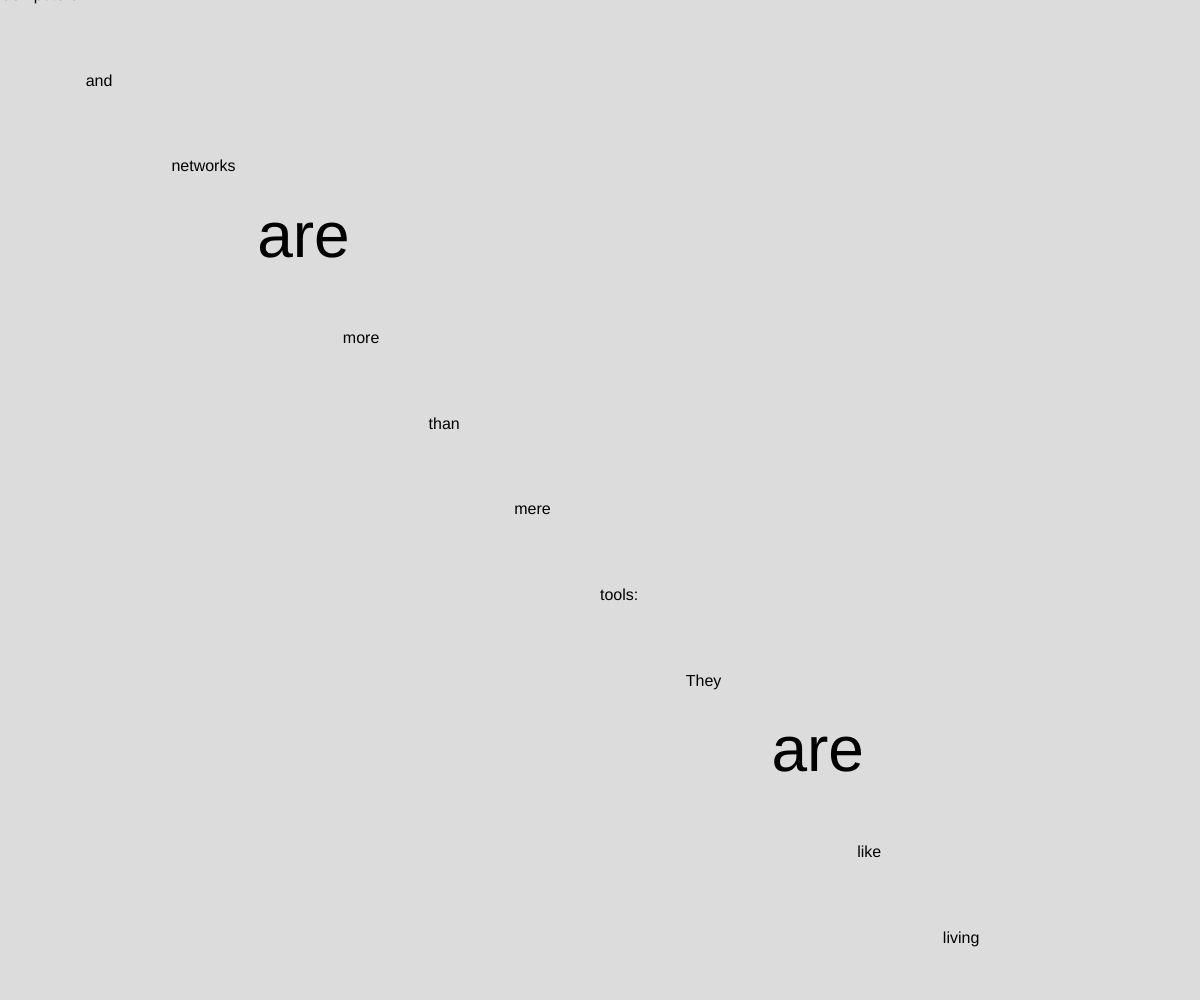
Frame 1 (no input)
Frame 60 (no input): identical to frame 1, image omitted
Frame 120 (the mouse pressed at the canvas centre since frame 60): identical to frame 1, image omitted

The p5.js sketch that drew this single still picture (run headless with seeded random() and noise() and a simulated clock; from frame 60 on, the mouse is pressed at the canvas centre):

// p5.js sketch
// ── sketch.js
// TODO: strings and text
//       iterate letters
//       iterate words


let mString = "Computers and networks are more than mere tools: They are like living things, themselves.";

function setup() {
  createCanvas(windowWidth, windowHeight);
  background(220);

textSize(16);

let mWords = mString.split(" ") // specifying to split where the spaces are
print(mWords);

for (let idx = 0; idx < mWords.length; idx++) {
  let pos = map(idx, 0, mWords.length, 0, width);

  if (mWords[idx] == "are") { 
    textSize(64);
  } else {
    textSize(16);
  }

  text(mWords[idx], pos, pos);
  }
}

function draw() {}
